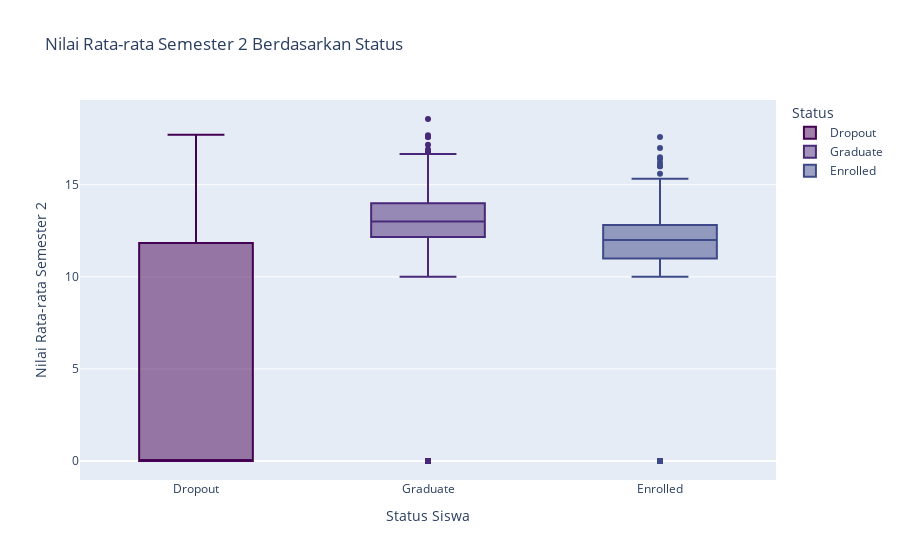

Notebook code for this chart:
### Code cell
# Jumlah unit disetujui semester 2 berdasarkan status
fig = px.box(df, x='Status', y='Curricular_units_2nd_sem_grade',
             title='Nilai Rata-rata Semester 2 Berdasarkan Status',
             color='Status', color_discrete_sequence=px.colors.sequential.Viridis)
fig.update_layout(xaxis_title='Status Siswa', yaxis_title='Nilai Rata-rata Semester 2')
fig.show()

### Figure 1 — Plotly figure (JSON) as saved in the notebook; plotly's stock layout.template omitted (floating-point values rounded to 4 significant figures; data arrays with more than 128 entries replaced by an {"elided": "..."} marker saying what was removed)
{"data": [{"alignmentgroup": "True", "hovertemplate": "Status=%{x}<br>Curricular_units_2nd_sem_grade=%{y}<extra></extra>", "legendgroup": "Dropout", "marker": {"color": "#440154"}, "name": "Dropout", "notched": false, "offsetgroup": "Dropout", "orientation": "v", "showlegend": true, "type": "box", "x": {"elided": "1421 str values"}, "x0": " ", "xaxis": "x", "y": {"elided": "1421 float values"}, "y0": " ", "yaxis": "y"}, {"alignmentgroup": "True", "hovertemplate": "Status=%{x}<br>Curricular_units_2nd_sem_grade=%{y}<extra></extra>", "legendgroup": "Graduate", "marker": {"color": "#482878"}, "name": "Graduate", "notched": false, "offsetgroup": "Graduate", "orientation": "v", "showlegend": true, "type": "box", "x": {"elided": "2209 str values"}, "x0": " ", "xaxis": "x", "y": {"elided": "2209 float values"}, "y0": " ", "yaxis": "y"}, {"alignmentgroup": "True", "hovertemplate": "Status=%{x}<br>Curricular_units_2nd_sem_grade=%{y}<extra></extra>", "legendgroup": "Enrolled", "marker": {"color": "#3e4989"}, "name": "Enrolled", "notched": false, "offsetgroup": "Enrolled", "orientation": "v", "showlegend": true, "type": "box", "x": {"elided": "794 str values"}, "x0": " ", "xaxis": "x", "y": {"elided": "794 float values"}, "y0": " ", "yaxis": "y"}], "layout": {"boxmode": "overlay", "legend": {"title": {"text": "Status"}, "tracegroupgap": 0}, "title": {"text": "Nilai Rata-rata Semester 2 Berdasarkan Status"}, "xaxis": {"anchor": "y", "categoryarray": ["Dropout", "Graduate", "Enrolled"], "categoryorder": "array", "domain": [0, 1], "title": {"text": "Status Siswa"}}, "yaxis": {"anchor": "x", "domain": [0, 1], "title": {"text": "Nilai Rata-rata Semester 2"}}}}
